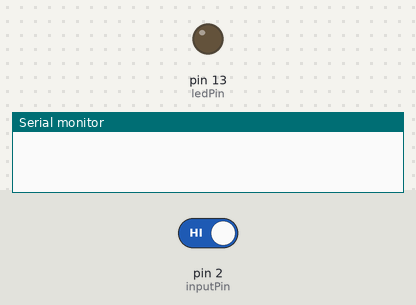
A sketch run on a simulated Arduino Uno, built with avr-gcc and run on an emulated ATmega328P. Shown: output pins drawn as LEDs (lit = HIGH), the last lines printed to the serial monitor. The inputs (shaded band) are chosen by the test bench; at power-on: pin 2 (inputPin) HIGH.

Above: at 1.2 s.
1.3 s: pin 2 (inputPin) driven LOW
2.8 s: pin 2 (inputPin) driven HIGH
At 3.9 s:
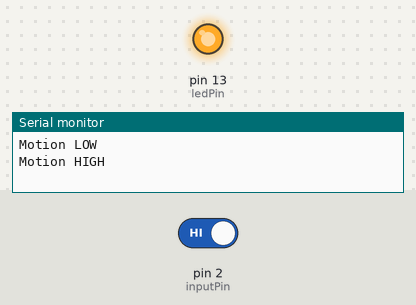
Timing chart, 0 to 5.8 s (numbered marks = the images above; inputs shaded):
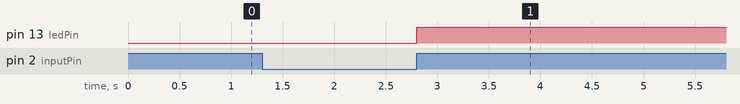

Measured:
- after the input at 2.8 s, pin 13 (ledPin): LOW → HIGH at once

The sketch:

Task1.2P.ino
```cpp
/*
 * TaskM1.T2P
 */

int ledPin = 13;                // Inbuilt led pin
int inputPin = 2;               // Input pin
int val = 0;					// input pin value

void setup() {
  pinMode(ledPin, OUTPUT);
  pinMode(inputPin, INPUT);

  attachInterrupt(digitalPinToInterrupt(inputPin), toggle, HIGH); //setup interrupt on PIR pin to run toggle function

  Serial.begin(9600);
}

void loop(){
  	delay(5000); //placeholder to simulate a task that is interrupted
}

void toggle() {
  	val = digitalRead(inputPin);  // read input value
    if (val == LOW) {            // check if the input is LOW
      digitalWrite(ledPin, LOW); // turn LED OFF
      Serial.println("Motion LOW"); // print motion low
    }
  	else {							//otherwise motion must be HIGH
      digitalWrite(ledPin, HIGH);  // turn LED ON
      Serial.println("Motion HIGH"); // print motion HIGH
  	}
}
```
